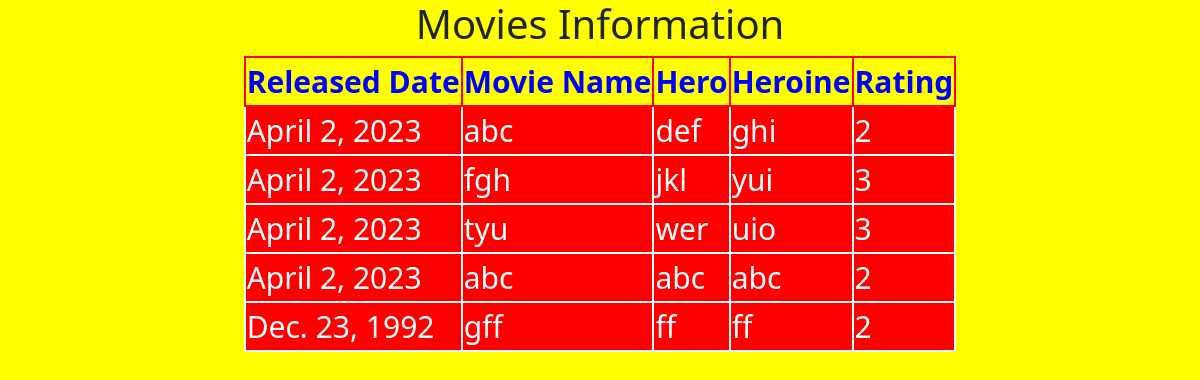
/listmovie/, run on the app's committed database.
### app1/models.py (models this page shows)
class Movie(models.Model):
    rdate=models.DateField()
    moviename=models.CharField(max_length=30)
    hero=models.CharField(max_length=30)
    heroine=models.CharField(max_length=30)
    rating=models.IntegerField()

### app1/views.py (the view)
# urls.py: url(r'^listmovie/',views.list_movie_view),
def list_movie_view(request):
    movies_list=Movie.objects.all()
    return render(request,'app1/listmovie.html',{'movies_list':movies_list})

### templates/app1/listmovie.html (shortened to what this page needs)
<!DOCTYPE html>
{%load static%}
<html lang="en">
<head>
    <link href="https://cdn.jsdelivr.net/npm/bootstrap@5.3.0-alpha3/dist/css/bootstrap.min.css" rel="stylesheet">
    <link rel="stylesheet" href="{% static "css/movie.css"%}">
</head>
<body>
<h1>Movies Information</h1>
{% if movies_list %}
<table>
    <thead>
      <th>Released Date</th>
      <th>Movie Name</th>
      <th>Hero</th>
      <th>Heroine</th>
      <th>Rating</th>
    </thead>
    {% for movie in movies_list%}
    <tr>
        <td>{{movie.rdate}}</td>
        <td>{{movie.moviename}}</td>
        <td>{{movie.hero}}</td>
        <td>{{movie.heroine}}</td>
        <td>{{movie.rating}}</td>
    </tr>
    {% endfor %}
</table>
{% else %}
<p>No movies Found</p>
{%endif%}
</body>
</html>

### static/css/movie.css (style rules this page uses)
body { background-color:yellow }
table, tr,td { border:2px solid white; font-size:30px; color:white; background:red; margin:auto; }
thead, th { border:2px solid red; font-size:30px; color:blue; margin:auto; background:yellow; }
h1 { text-align:center; }

### data on the page
Movie: rdate "April 2, 2023", moviename "abc", hero "def", heroine "ghi", rating "2"
Movie: rdate "April 2, 2023", moviename "fgh", hero "jkl", heroine "yui", rating "3"
Movie: rdate "April 2, 2023", moviename "tyu", hero "wer", heroine "uio", rating "3"
Movie: rdate "April 2, 2023", moviename "abc", hero "abc", heroine "abc", rating "2"
Movie: rdate "Dec. 23, 1992", moviename "gff", hero "ff", heroine "ff", rating "2"
